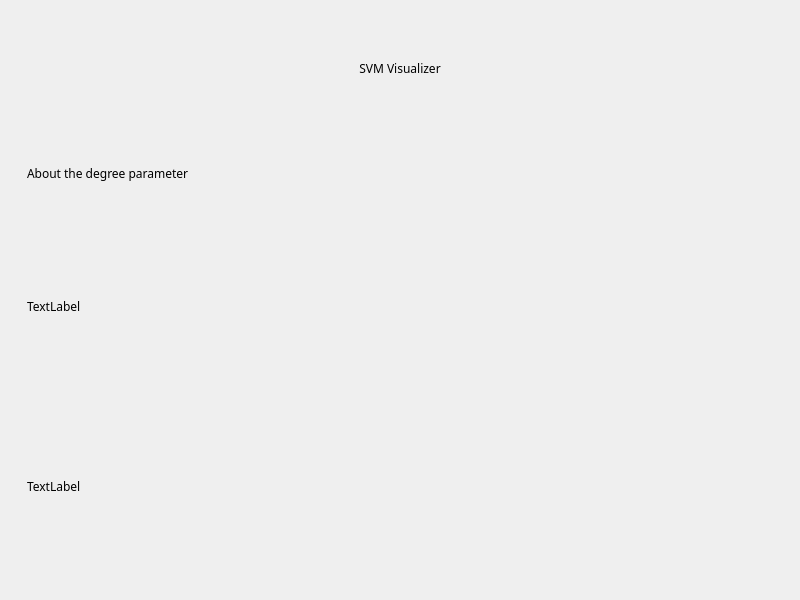
<?xml version="1.0" encoding="UTF-8"?>
<ui version="4.0">
 <class>infoAboutDegreeWindow</class>
 <widget class="QMainWindow" name="infoAboutDegreeWindow">
  <property name="geometry">
   <rect>
    <x>0</x>
    <y>0</y>
    <width>800</width>
    <height>600</height>
   </rect>
  </property>
  <property name="windowTitle">
   <string>Degree Parameter</string>
  </property>
  <property name="styleSheet">
   <string notr="true">*{
	border:none;
	border-radius:15px;
	font-family:century gohtic;
}

QFrame[accessibleName=&quot;mainFrame&quot;]{
	background-color:qlineargradient(spread:pad, x1:0, y1:0, x2:1, y2:1, stop:0 rgba(191, 186, 181, 255), stop:1 rgba(231, 227, 223, 255));
}

QFrame[accessibleName=&quot;titleFrame&quot;]{
	background-color:rgb(244, 244, 244);
}

QScrollArea{
	background-color:rgb(244, 244, 244);
}

QLabel[accessibleName=&quot;titleLabel&quot;]{
	font-size:40px;
	margin:10px;
	font-weight:bold;
	color:rgb(0, 51, 69);
}

QLabel[accessibleName=&quot;subtitleLabel&quot;]{
	font-size:30px;
	font-weight:bold;
	color:rgb(0, 51, 69);
	padding:10px;
	background-color:rgb(244, 244, 244);
}

QLabel[accessibleName=&quot;infoLabel&quot;],QLabel[accessibleName=&quot;recommendedValuesLabel&quot;]{
	font-size:18px;
	font-weight:bold;
	color:rgb(0, 51, 69);
	padding:10px;
	background-color:rgb(244, 244, 244);
}

QScrollArea{
	background-color:rgba(244, 244, 244, 0);
}

QScrollBar:horizontal
{
        height: 20px;
        margin: 3px 15px 3px 15px;
        border: 1px transparent #2A2929;
        border-radius: 6px;
        background-color: rgb(0, 51, 69);    /* #2A2929; */
}

    QScrollBar::handle:horizontal
    {
        background-color: rgb(27, 134, 151);      /* #605F5F; */
        min-width: 5px;
        border-radius: 6px;
    }

    QScrollBar::add-line:horizontal
    {
        margin: 0px 3px 0px 3px;
        border-image: url(:/qss_icons/rc/right_arrow_disabled.png);
        width: 10px;
        height: 10px;
        subcontrol-position: right;
        subcontrol-origin: margin;
    }

    QScrollBar::sub-line:horizontal
    {
        margin: 0px 3px 0px 3px;
        border-image: url(:/qss_icons/rc/left_arrow_disabled.png);
        height: 10px;
        width: 10px;
        subcontrol-position: left;
        subcontrol-origin: margin;
    }

    QScrollBar::add-line:horizontal:hover,QScrollBar::add-line:horizontal:on
    {
        border-image: url(:/qss_icons/rc/right_arrow.png);
        height: 10px;
        width: 10px;
        subcontrol-position: right;
        subcontrol-origin: margin;
    }


    QScrollBar::sub-line:horizontal:hover, QScrollBar::sub-line:horizontal:on
    {
        border-image: url(:/qss_icons/rc/left_arrow.png);
        height: 10px;
        width: 10px;
        subcontrol-position: left;
        subcontrol-origin: margin;
    }

    QScrollBar::up-arrow:horizontal, QScrollBar::down-arrow:horizontal
    {
        background: none;
    }


    QScrollBar::add-page:horizontal, QScrollBar::sub-page:horizontal
    {
        background: none;
    }

    QScrollBar:vertical
    {
        background-color: rgb(0, 51, 69);
        width: 20px;
        margin: 15px 3px 15px 3px;
        border: 1px transparent #2A2929;
        border-radius: 6px;
    }

    QScrollBar::handle:vertical
    {
        background-color: rgb(27, 134, 151);         /* #605F5F; */
        min-height: 5px;
        border-radius: 6px;
    }

    QScrollBar::sub-line:vertical
    {
        margin: 3px 0px 3px 0px;
        border-image: url(:/qss_icons/rc/up_arrow_disabled.png);
        height: 10px;
        width: 10px;
        subcontrol-position: top;
        subcontrol-origin: margin;
    }

    QScrollBar::add-line:vertical
    {
        margin: 3px 0px 3px 0px;
        border-image: url(:/qss_icons/rc/down_arrow_disabled.png);
        height: 10px;
        width: 10px;
        subcontrol-position: bottom;
        subcontrol-origin: margin;
    }

    QScrollBar::sub-line:vertical:hover,QScrollBar::sub-line:vertical:on
    {
        border-image: url(:/qss_icons/rc/up_arrow.png);
        height: 10px;
        width: 10px;
        subcontrol-position: top;
        subcontrol-origin: margin;
    }

    QScrollBar::add-line:vertical:hover, QScrollBar::add-line:vertical:on
    {
        border-image: url(:/qss_icons/rc/down_arrow.png);
        height: 10px;
        width: 10px;
        subcontrol-position: bottom;
        subcontrol-origin: margin;
    }

    QScrollBar::up-arrow:vertical, QScrollBar::down-arrow:vertical
    {
        background: none;
    }

    QScrollBar::add-page:vertical, QScrollBar::sub-page:vertical
    {
        background: none;
    }
</string>
  </property>
  <widget class="QWidget" name="centralwidget">
   <layout class="QHBoxLayout" name="horizontalLayout">
    <item>
     <widget class="QFrame" name="mainFrame">
      <property name="accessibleName">
       <string>mainFrame</string>
      </property>
      <property name="frameShape">
       <enum>QFrame::StyledPanel</enum>
      </property>
      <property name="frameShadow">
       <enum>QFrame::Raised</enum>
      </property>
      <layout class="QVBoxLayout" name="verticalLayout">
       <item>
        <widget class="QFrame" name="titleFrame">
         <property name="minimumSize">
          <size>
           <width>0</width>
           <height>100</height>
          </size>
         </property>
         <property name="accessibleName">
          <string>titleFrame</string>
         </property>
         <property name="frameShape">
          <enum>QFrame::StyledPanel</enum>
         </property>
         <property name="frameShadow">
          <enum>QFrame::Raised</enum>
         </property>
         <layout class="QVBoxLayout" name="verticalLayout_2">
          <item>
           <widget class="QLabel" name="titleLabel">
            <property name="accessibleName">
             <string>titleLabel</string>
            </property>
            <property name="text">
             <string>SVM Visualizer</string>
            </property>
            <property name="alignment">
             <set>Qt::AlignCenter</set>
            </property>
           </widget>
          </item>
         </layout>
        </widget>
       </item>
       <item>
        <widget class="QScrollArea" name="scrollArea">
         <property name="widgetResizable">
          <bool>true</bool>
         </property>
         <widget class="QWidget" name="scrollAreaWidgetContents">
          <property name="geometry">
           <rect>
            <x>0</x>
            <y>0</y>
            <width>756</width>
            <height>449</height>
           </rect>
          </property>
          <layout class="QVBoxLayout" name="verticalLayout_3">
           <item>
            <widget class="QLabel" name="subtitleLabel">
             <property name="maximumSize">
              <size>
               <width>16777215</width>
               <height>80</height>
              </size>
             </property>
             <property name="accessibleName">
              <string>subtitleLabel</string>
             </property>
             <property name="text">
              <string>About the degree parameter</string>
             </property>
            </widget>
           </item>
           <item>
            <widget class="QLabel" name="infoLabel">
             <property name="accessibleName">
              <string>infoLabel</string>
             </property>
             <property name="text">
              <string>TextLabel</string>
             </property>
            </widget>
           </item>
           <item>
            <widget class="QLabel" name="recommendedValuesLabel">
             <property name="accessibleName">
              <string>recommendedValuesLabel</string>
             </property>
             <property name="text">
              <string>TextLabel</string>
             </property>
            </widget>
           </item>
          </layout>
         </widget>
        </widget>
       </item>
      </layout>
     </widget>
    </item>
   </layout>
  </widget>
 </widget>
 <resources/>
 <connections/>
</ui>
